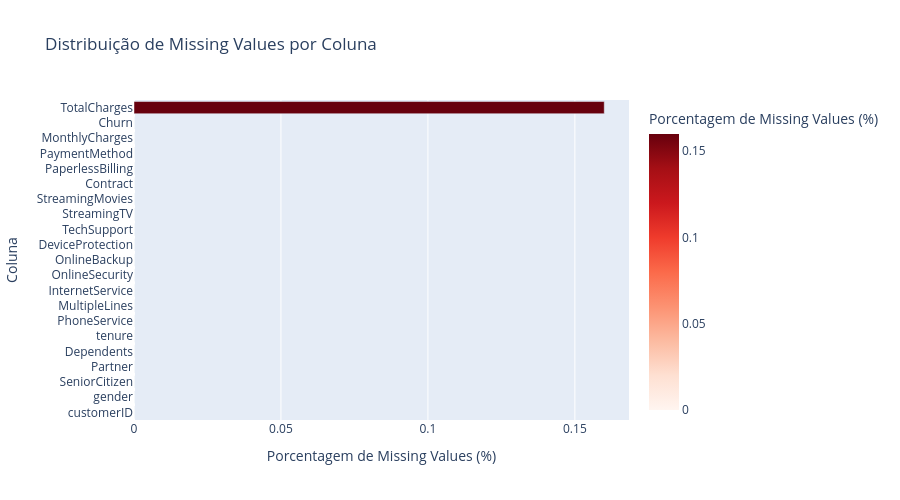

Notebook code for this chart:
### Code cell
if len(missing_values) > 0:

    fig = px.bar(
        missing_values,
        x="Missing_Percentage",
        y="Coluna",
        orientation="h",
        title="Distribuição de Missing Values por Coluna",
        labels={
            "Missing_Percentage": "Porcentagem de Missing Values (%)",
            "Coluna": "Coluna"
        },
        color="Missing_Percentage",
        color_continuous_scale="Reds"
    )

    fig.update_layout(
        height=500,
        yaxis={'categoryorder':'total ascending'}
    )

    fig.show()

else:
    print("Nenhum missing value detectado!")

### Figure 1 — Plotly figure (JSON) as saved in the notebook; plotly's stock layout.template omitted (floating-point values rounded to 4 significant figures)
{"data": [{"hovertemplate": "Porcentagem de Missing Values (%)=%{marker.color}<br>Coluna=%{y}<extra></extra>", "legendgroup": "", "marker": {"color": [0.0, 0.0, 0.0, 0.0, 0.0, 0.0, 0.0, 0.0, 0.0, 0.0, 0.0, 0.0, 0.0, 0.0, 0.0, 0.0, 0.0, 0.0, 0.0, 0.16, 0.0], "coloraxis": "coloraxis", "pattern": {"shape": ""}}, "name": "", "orientation": "h", "showlegend": false, "textposition": "auto", "type": "bar", "x": [0.0, 0.0, 0.0, 0.0, 0.0, 0.0, 0.0, 0.0, 0.0, 0.0, 0.0, 0.0, 0.0, 0.0, 0.0, 0.0, 0.0, 0.0, 0.0, 0.16, 0.0], "xaxis": "x", "y": ["customerID", "gender", "SeniorCitizen", "Partner", "Dependents", "tenure", "PhoneService", "MultipleLines", "InternetService", "OnlineSecurity", "OnlineBackup", "DeviceProtection", "TechSupport", "StreamingTV", "StreamingMovies", "Contract", "PaperlessBilling", "PaymentMethod", "MonthlyCharges", "TotalCharges", "Churn"], "yaxis": "y"}], "layout": {"barmode": "relative", "coloraxis": {"colorbar": {"title": {"text": "Porcentagem de Missing Values (%)"}}, "colorscale": [[0, "rgb(255,245,240)"], [0.125, "rgb(254,224,210)"], [0.25, "rgb(252,187,161)"], [0.375, "rgb(252,146,114)"], [0.5, "rgb(251,106,74)"], [0.625, "rgb(239,59,44)"], [0.75, "rgb(203,24,29)"], [0.875, "rgb(165,15,21)"], [1, "rgb(103,0,13)"]]}, "height": 500, "legend": {"tracegroupgap": 0}, "title": {"text": "Distribuição de Missing Values por Coluna"}, "xaxis": {"anchor": "y", "domain": [0, 1], "title": {"text": "Porcentagem de Missing Values (%)"}}, "yaxis": {"anchor": "x", "categoryorder": "total ascending", "domain": [0, 1], "title": {"text": "Coluna"}}}}
